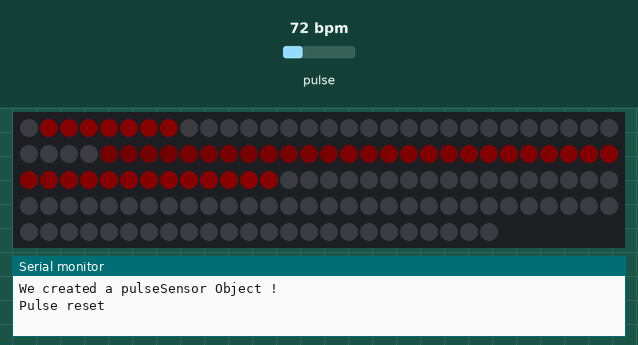
Recording of a sketch running on a simulated Arduino Uno, built with avr-gcc and run on an emulated ATmega328P. Shown: 144 RGB LEDs in strip order, left to right, continuing on the next row, the last lines printed to the serial monitor. The inputs (shaded band) are chosen by the test bench; at power-on: pulse 72 bpm. Dim RGB values are drawn brighter than linear; colours are those a GRB WS2812 strip shows for the declared byte order.

Above: at 1.2 s.
1.3 s: pulse set to 42 bpm
At 2.09 s:
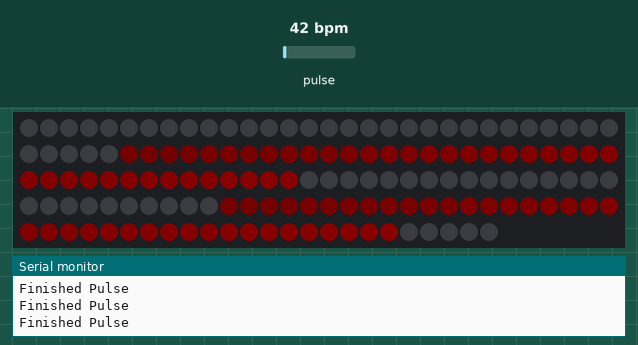
3.3 s: pulse set to 70 bpm
At 3.64 s:
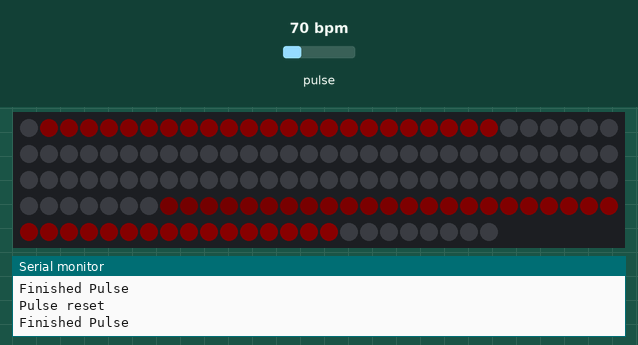
4.9 s: pulse set to 100 bpm
At 5.16 s:
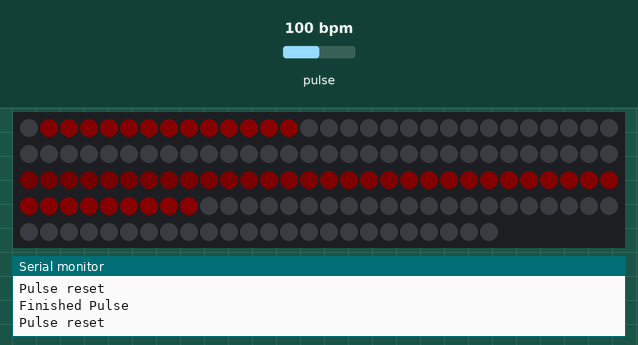
Timing chart, 0 to 7.9 s (numbered marks = the images above; inputs shaded):
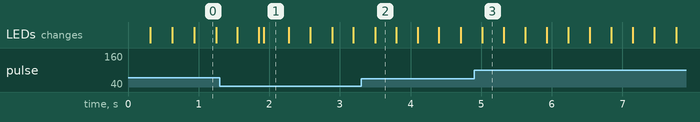

The sketch:

heartbeat.ino
```cpp
#define PULSE_PIN 0
#define PULSE_THRESHOLD 10
#define LED_PIN 6
#define NUM_LEDS 144
#define BRIGHTNESS 10
#define DELAY 10
#define USE_ARDUINO_INTERRUPTS true    // Set-up low-level interrupts for most acurate BPM math.

#include <FastLED.h>
#include <PulseSensorPlayground.h>


CRGB leds[NUM_LEDS];
PulseSensorPlayground pulseSensor;

const int pulseNum = 10;
int pulseIndex = 0;

class CustomPulse{
  public:
  int index;
  int fade;
  int latency;
  bool stopped;
  CustomPulse()
  {
      index = 0;
      fade = 40;
      stopped = true;
      latency = 5;
  }
  void reset(){
    index = 0;
    stopped = false;
  }
  bool update(){
    index++;
    if(index == NUM_LEDS - latency){
       Serial.println("Finished Pulse");
    }

    if(index < NUM_LEDS && stopped == false){
      leds[index] = CHSV(96, 255, 255);
      leds[index].fadeToBlackBy(0);
    }

    for (int i = 0; i < fade; ++i) {
      int newIndex = index - i;
      if( newIndex > 0 && newIndex < NUM_LEDS) {
        leds[newIndex] = CHSV(96, 255, 255);
        leds[newIndex].fadeToBlackBy((255/fade)*i);
      }
    }

  }
};

CustomPulse pulse[pulseNum];

void setup() {
  Serial.begin(9600);

  FastLED.addLeds<WS2812B, LED_PIN, RGB>(leds, NUM_LEDS);
  FastLED.setBrightness(BRIGHTNESS);

  pulseSensor.analogInput(PULSE_PIN);
  pulseSensor.setThreshold(PULSE_THRESHOLD);

  if (pulseSensor.begin()) {
    Serial.println("We created a pulseSensor Object !");  //This prints one time at Arduino power-up,  or on Arduino reset.
  }

}

void loop() {
  int bpm = pulseSensor.getBeatsPerMinute();
  if (pulseSensor.sawStartOfBeat()) {
    Serial.println("Pulse reset");
    pulse[pulseIndex].reset();
    pulseIndex++;
    pulseIndex = pulseIndex % pulseNum;
  }

  for (int i = 0; i < NUM_LEDS; ++i) {
    leds[i] = CHSV(0, 0, 0);
  }

  for(int i=0; i<pulseNum; i++)
  {
      pulse[i].update();
  }


  FastLED.show();
}
```
